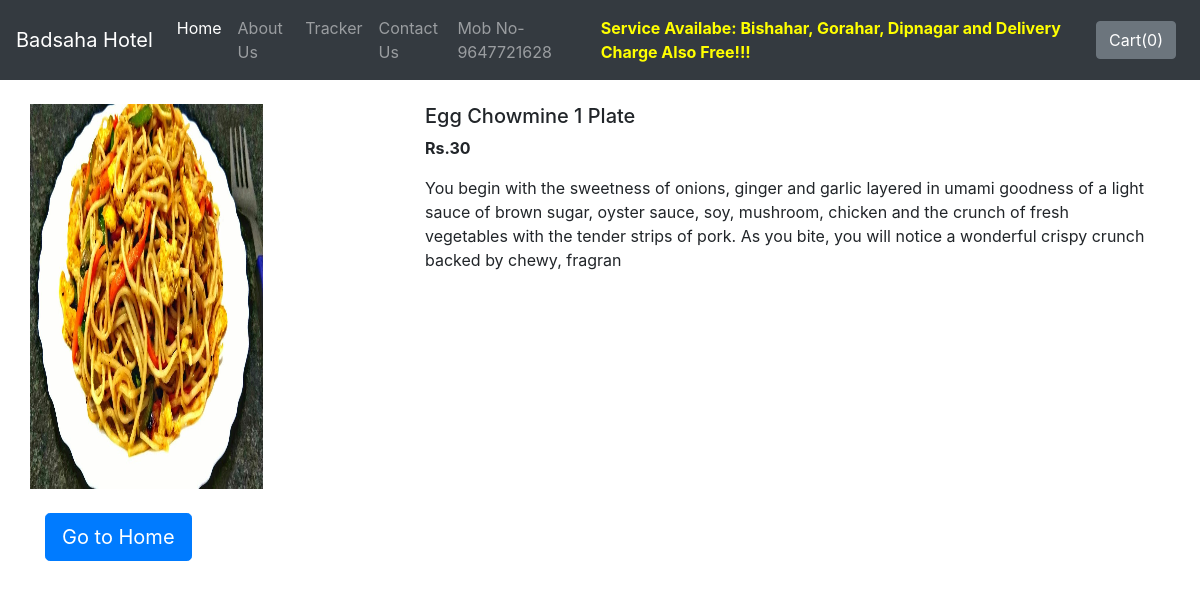
Page /shop/products/23 on the committed database.
### shop/models.py (models this page shows, shortened)
class Product(models.Model):
    product_id = models.AutoField
    product_name = models.CharField(max_length=50)
    category = models.CharField(max_length=50, default="")
    subcategory = models.CharField(max_length=50, default="")
    price = models.IntegerField(default=0)
    desc = models.CharField(max_length=300)
    pub_date = models.DateField()
    image = models.ImageField(upload_to='shop/images', default="")

### shop/views.py (the view)
# urls.py: path("products/<int:myid>", views.productView, name="ProductView"),
def productView(request, myid):
    product = Product.objects.filter(id=myid)
    return render(request, 'shop/prodView.html', {'product':product[0]})

### shop/templates/shop/prodView.html (shortened to what this page needs)
{% extends 'shop/basic.html' %}
{% block body %}
<div class="container my-4">
    <div class="row">
    <div class="col-md-4">
    <div class="row">
        <img src="/media/{{product.image}}" width="233px" height="385px">
    </div>
        <div class="mt-4">
            <p><a class="btn btn-primary btn-lg" href="/shop/" role="button">Go to Home</a></p>
        </div>
    </div>
    <div class="col-md-8">
        <h5>{{product.product_name}}</h5>
        <p><b>Rs.{{product.price}} </b></p>
        <p>{{product.desc}}</p>
    </div>
    </div>
</div>
{% endblock %}

### rows in the picture
Product: image (picture), product_name "Egg Chowmine 1 Plate", price "30", desc "You begin with the sweetness of onions, ginger and garlic layered in umami goodness of a light sauce of brown sugar, oyster sauce, soy, mushroom, chicken and the crunch of fresh vegetables with the tender strips of pork. As you bite, you will notice a wonderful crispy crunch backed by chewy, fragran"
